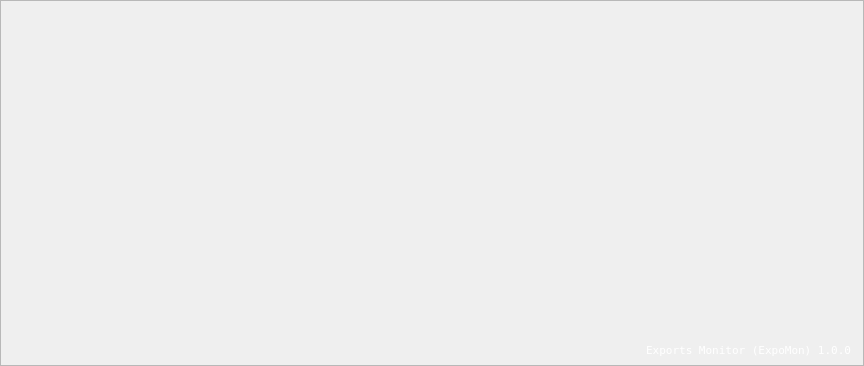
<?xml version="1.0" encoding="UTF-8"?>
<ui version="4.0">
 <class>ExpoMonAbout</class>
 <widget class="QWidget" name="ExpoMonAbout">
  <property name="geometry">
   <rect>
    <x>0</x>
    <y>0</y>
    <width>864</width>
    <height>366</height>
   </rect>
  </property>
  <property name="sizePolicy">
   <sizepolicy hsizetype="Fixed" vsizetype="Fixed">
    <horstretch>0</horstretch>
    <verstretch>0</verstretch>
   </sizepolicy>
  </property>
  <property name="minimumSize">
   <size>
    <width>864</width>
    <height>366</height>
   </size>
  </property>
  <property name="maximumSize">
   <size>
    <width>864</width>
    <height>500</height>
   </size>
  </property>
  <property name="baseSize">
   <size>
    <width>800</width>
    <height>350</height>
   </size>
  </property>
  <property name="windowTitle">
   <string>ExpoMon - About</string>
  </property>
  <property name="windowIcon">
   <iconset resource="ExpoMon.qrc">
    <normaloff>:/ExpoMon/Resources/icon.png</normaloff>:/ExpoMon/Resources/icon.png</iconset>
  </property>
  <property name="styleSheet">
   <string notr="true"/>
  </property>
  <layout class="QVBoxLayout" name="verticalLayout_2">
   <property name="spacing">
    <number>0</number>
   </property>
   <property name="sizeConstraint">
    <enum>QLayout::SetFixedSize</enum>
   </property>
   <property name="leftMargin">
    <number>0</number>
   </property>
   <property name="topMargin">
    <number>0</number>
   </property>
   <property name="rightMargin">
    <number>0</number>
   </property>
   <property name="bottomMargin">
    <number>0</number>
   </property>
   <item>
    <widget class="QFrame" name="frame">
     <property name="sizePolicy">
      <sizepolicy hsizetype="Fixed" vsizetype="Fixed">
       <horstretch>0</horstretch>
       <verstretch>0</verstretch>
      </sizepolicy>
     </property>
     <property name="minimumSize">
      <size>
       <width>864</width>
       <height>366</height>
      </size>
     </property>
     <property name="maximumSize">
      <size>
       <width>864</width>
       <height>366</height>
      </size>
     </property>
     <property name="autoFillBackground">
      <bool>false</bool>
     </property>
     <property name="styleSheet">
      <string notr="true">QFrame {
	color: rgb(255, 255, 255);
}</string>
     </property>
     <property name="frameShape">
      <enum>QFrame::StyledPanel</enum>
     </property>
     <property name="frameShadow">
      <enum>QFrame::Raised</enum>
     </property>
     <property name="lineWidth">
      <number>0</number>
     </property>
     <widget class="QLabel" name="LblSplash">
      <property name="geometry">
       <rect>
        <x>0</x>
        <y>0</y>
        <width>864</width>
        <height>366</height>
       </rect>
      </property>
      <property name="sizePolicy">
       <sizepolicy hsizetype="Fixed" vsizetype="Fixed">
        <horstretch>0</horstretch>
        <verstretch>0</verstretch>
       </sizepolicy>
      </property>
      <property name="minimumSize">
       <size>
        <width>864</width>
        <height>366</height>
       </size>
      </property>
      <property name="maximumSize">
       <size>
        <width>800</width>
        <height>400</height>
       </size>
      </property>
      <property name="styleSheet">
       <string notr="true"/>
      </property>
      <property name="lineWidth">
       <number>0</number>
      </property>
      <property name="text">
       <string/>
      </property>
      <property name="pixmap">
       <pixmap resource="ExpoMon.qrc">:/ExpoMon/Resources/splash.png</pixmap>
      </property>
      <property name="scaledContents">
       <bool>true</bool>
      </property>
     </widget>
     <widget class="QLabel" name="LblVersion">
      <property name="geometry">
       <rect>
        <x>500</x>
        <y>340</y>
        <width>351</width>
        <height>20</height>
       </rect>
      </property>
      <property name="sizePolicy">
       <sizepolicy hsizetype="Ignored" vsizetype="Ignored">
        <horstretch>0</horstretch>
        <verstretch>0</verstretch>
       </sizepolicy>
      </property>
      <property name="font">
       <font>
        <family>Terminal</family>
        <pointsize>8</pointsize>
        <italic>false</italic>
       </font>
      </property>
      <property name="text">
       <string>Exports Monitor (ExpoMon) 1.0.0</string>
      </property>
      <property name="alignment">
       <set>Qt::AlignRight|Qt::AlignTrailing|Qt::AlignVCenter</set>
      </property>
     </widget>
    </widget>
   </item>
  </layout>
 </widget>
 <resources>
  <include location="ExpoMon.qrc"/>
 </resources>
 <connections/>
</ui>
